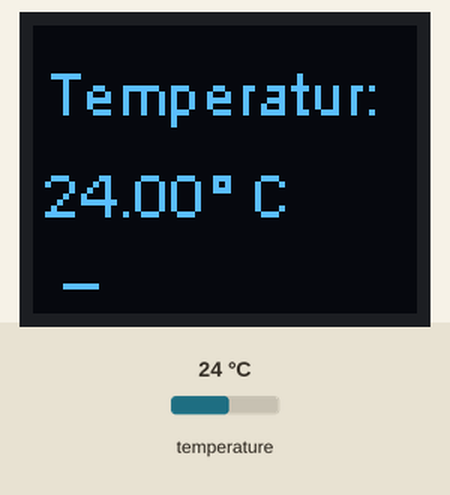
Recording of a sketch running on a simulated ESP8266 (NodeMCU). Shown: 64×48 one-colour display. The test bench sets the inputs (shaded band); at power-on: temperature 24 °C. What the sketch prints to the serial monitor is not drawn.

Above: at 2.3 s.
2.4 s: temperature set to 12 °C
At 4.0 s:
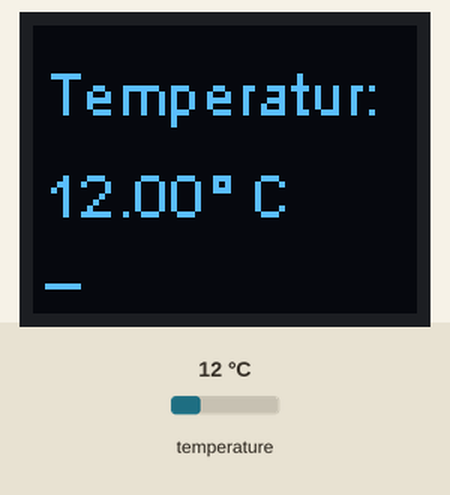
5.8 s: temperature set to 19 °C
At 7.2 s:
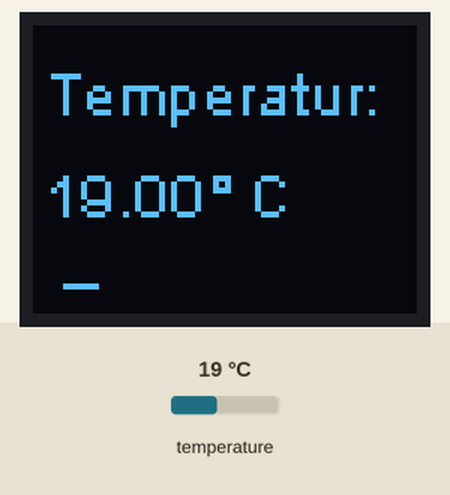
9.6 s: temperature set to 28 °C
At 11.6 s:
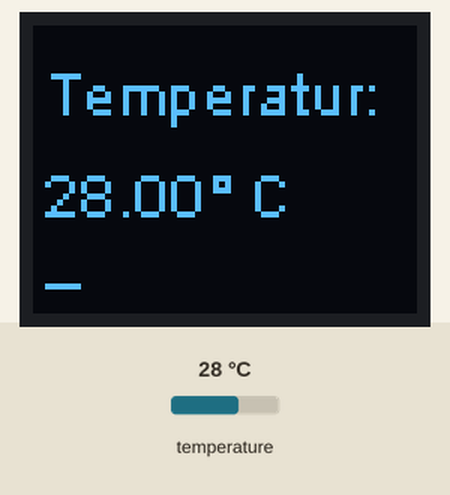
Timing chart, 0 to 13.1 s (numbered marks = the images above; inputs shaded):
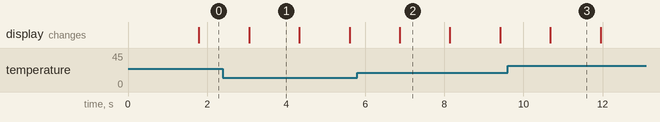

The sketch:

temperature-DS18B20-esp8266.ino
```cpp
#include <OneWire.h>
#include <DallasTemperature.h>
// #include <WiFiManager.h>
#include "SSD1306Wire.h"

// Data wire is plugged into digital gpio 0 (D3 on WEMOS D1)
#define ONE_WIRE_BUS 0

SSD1306Wire display(0x3c, SDA, SCL, GEOMETRY_64_48);

/**
* Setup a oneWire instance to communicate with any OneWire device
* rot -> 5v
* gelb -> gnd
* grün -> vcc (GPIO PIN)
*/
OneWire oneWire(ONE_WIRE_BUS);

// Pass oneWire reference to DallasTemperature library
DallasTemperature sensors(&oneWire);

bool is_top = true;
void setup(void)
{
  Serial.begin(9600);
  Serial.println("Start");
  display.init();
  display.flipScreenVertically();
  display.clear();
  sensors.begin();  // Start up the library
  String start = "Starting...";
  display.drawStringMaxWidth(2, 5, 64, (const char*)start.c_str());;
  display.display();
  delay(1000);
}

void loop(void)
{
  // Send the command to get temperatures
  sensors.requestTemperatures();
  is_top = !is_top;

  //print the temperature in Celsius
  // Serial.print(millis()/1000.0);
  // Serial.print(",");
  float temp = sensors.getTempCByIndex(0);
  Serial.println(temp);
  String title = "Temperatur:";
  String tempstr = String(temp, 2) + "° C";
  String process = is_top ? "_ " : " _";
  display.clear();
  display.drawStringMaxWidth(2, 5, 64, (const char*)title.c_str());
  display.drawStringMaxWidth(2, 22, 64, (const char*)tempstr.c_str());
  display.drawStringMaxWidth(2, 32, 64, (const char*)process.c_str());
  display.display();

  delay(500);
}
```

Measured:
- after the input at 2.4 s, the display: changes after 0.66 s (image 1)
- after the input at 5.8 s, the display: changes after 1.1 s (image 2)
- after the input at 9.6 s, the display: changes after 1.1 s (image 3)
- what the display in image 1 shows lasts 1.2 s, from 3.1 s to 4.3 s
